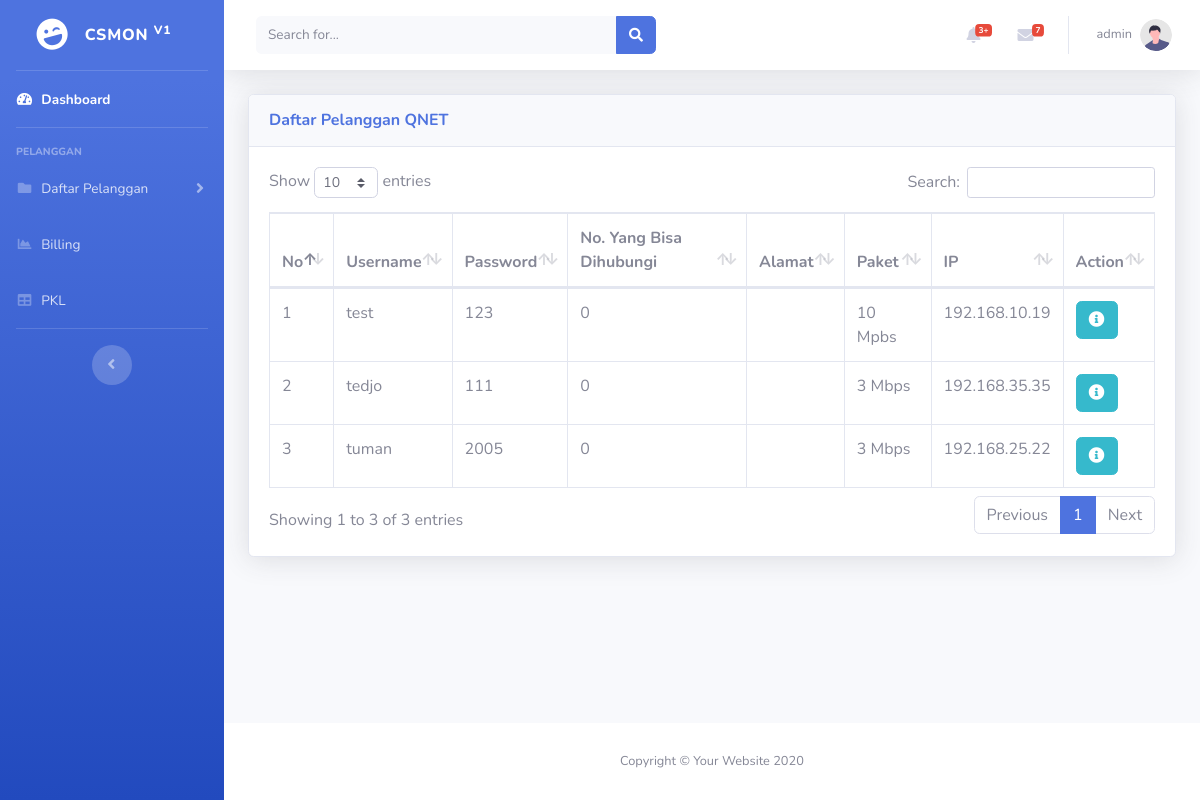
The page /cs/qnet.php (signed in) on the database its author committed.
### tables this page shows
CREATE TABLE `pelanggan` (
  `id_pelanggan` int(11) NOT NULL,
  `username` varchar(50) NOT NULL,
  `password` varchar(50) NOT NULL,
  `no_wa` varchar(15) NOT NULL,
  `alamat` varchar(100) NOT NULL,
  `id_paket` int(11) NOT NULL,
  `ip` varchar(20) NOT NULL
);

CREATE TABLE `paket` (
  `id_paket` int(11) NOT NULL,
  `paket` varchar(20) NOT NULL
);

### cs/qnet.php (the view, shortened to what this page needs)
<?php
if (isset($_SESSION['name'])) {
?>
    <!DOCTYPE html>
    <html lang="en">
    <head>
        <link href="../vendor/fontawesome-free/css/all.min.css" rel="stylesheet" type="text/css">
        <link href="../css/sb-admin-2.min.css" rel="stylesheet">
        <link href="../vendor/datatables/dataTables.bootstrap4.min.css" rel="stylesheet">
        <link href="../vendor/select/css/bootstrap-select.min.css" rel="stylesheet">
    </head>
    <body id="page-top">
        <div id="wrapper">
            <?php include '../sidebar.php'; ?>
            <div id="content-wrapper" class="d-flex flex-column">
                <?php include '../topbar.php'; ?>
                <div id="content">
                    <div class="container-fluid">
                        <div class="card shadow mb-4">
                            <div class="card-header py-3">
                                <h6 class="m-0 font-weight-bold text-primary">Daftar Pelanggan QNET</h6>
                            </div>
                            <div class="card-body">
                                <div class="table-responsive">
                                    <table class="table table-bordered" id="dataTable" width="100%" cellspacing="0">
                                        <thead>
                                            <tr>
                                                <th>No</th>
                                                <th>Username</th>
                                                <th>Password</th>
                                                <th>No. Yang Bisa Dihubungi</th>
                                                <th>Alamat</th>
                                                <th>Paket</th>
                                                <th>IP</th>
                                                <th>Action</th>
                                            </tr>
                                        </thead>
                                        <tbody>
                                            <tr>
                                                <?php
                                                include '../koneksi.php';
                                                $sql = "SELECT * FROM pelanggan JOIN paket ON pelanggan.id_paket = paket.id_paket";
                                                $hasil = mysqli_query($kon, $sql);
                                                $no = 0;
                                                while ($row = mysqli_fetch_array($hasil)) {
                                                    $no++; ?>
                                                    <td><?php echo $no ?></td>
                                                    <td><?php echo $row["username"] ?></td>
                                                    <td><?php echo $row["password"] ?></td>
                                                    <td><?php echo $row["no_wa"] ?></td>
                                                    <td><?php echo $row["alamat"] ?></td>
                                                    <td><?php echo $row["paket"] ?></td>
                                                    <td><?php echo $row["ip"] ?></td>
                                                    <td>
                                                        <a href="detail_pelanggan.php?id_pelanggan=<?php echo $row["id_pelanggan"] ?>" class="btn btn-info"><i class="fa fa-info-circle"></i>
                                                    </td>
                                            </tr>
                                        <?php } ?>
                                        </tbody>
                                    </table>
                                </div>
                            </div>
                        </div>
                    </div>
                </div>
                <?php include '../footer.php'; ?>
            </div>
        </div>
    </body>
    </html>
<?php
} else {
    echo "<script language=\"javascript\">alert(\"Please login\");document.location.href='../login.php';</script>";
}
?>

### rows shown on the page
pelanggan: username "test", password "123", no_wa "0", id_paket.paket "10 Mpbs", ip "192.168.10.19"
pelanggan: username "tedjo", password "111", no_wa "0", id_paket.paket "3 Mbps", ip "192.168.35.35"
pelanggan: username "tuman", password "2005", no_wa "0", id_paket.paket "3 Mbps", ip "192.168.25.22"

### other values the page prints
$_SESSION['name'] "admin"
